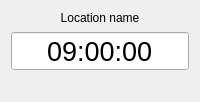
             <widget class="QWidget" name="page_5">
              <layout class="QGridLayout" name="gridLayout_13">
               <item row="0" column="0">
                <widget class="QLabel" name="label_25">
                 <property name="text">
                  <string>Location name</string>
                 </property>
                 <property name="alignment">
                  <set>Qt::AlignCenter</set>
                 </property>
                </widget>
               </item>
               <item row="1" column="0">
                <widget class="QTimeEdit" name="timeEdit">
                 <property name="font">
                  <font>
                   <pointsize>20</pointsize>
                  </font>
                 </property>
                 <property name="focusPolicy">
                  <enum>Qt::NoFocus</enum>
                 </property>
                 <property name="layoutDirection">
                  <enum>Qt::LeftToRight</enum>
                 </property>
                 <property name="alignment">
                  <set>Qt::AlignCenter</set>
                 </property>
                 <property name="readOnly">
                  <bool>true</bool>
                 </property>
                 <property name="buttonSymbols">
                  <enum>QAbstractSpinBox::NoButtons</enum>
                 </property>
                 <property name="calendarPopup">
                  <bool>false</bool>
                 </property>
                 <property name="currentSectionIndex">
                  <number>0</number>
                 </property>
                 <property name="time">
                  <time>
                   <hour>9</hour>
                   <minute>0</minute>
                   <second>0</second>
                  </time>
                 </property>
                </widget>
               </item>
               <item row="2" column="0">
                <widget class="QLabel" name="label_26">
                 <property name="text">
                  <string/>
                 </property>
                </widget>
               </item>
              </layout>
             </widget>
